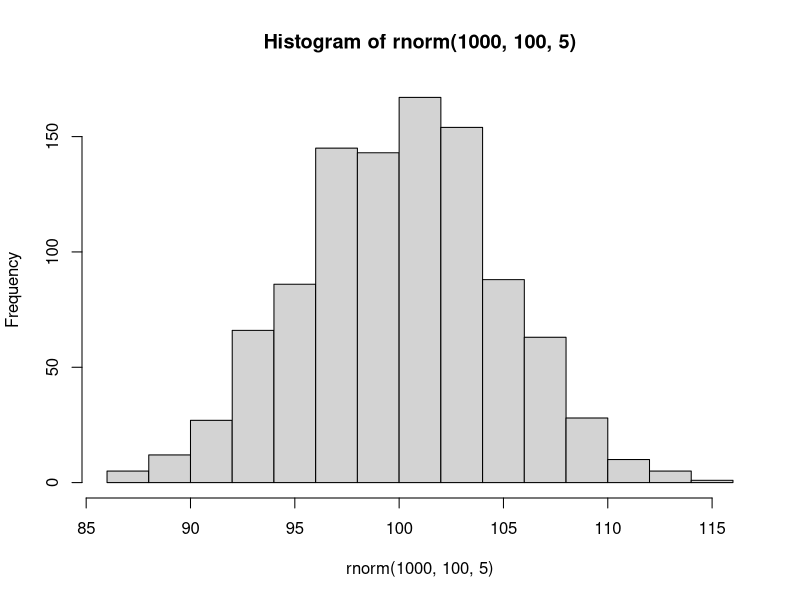
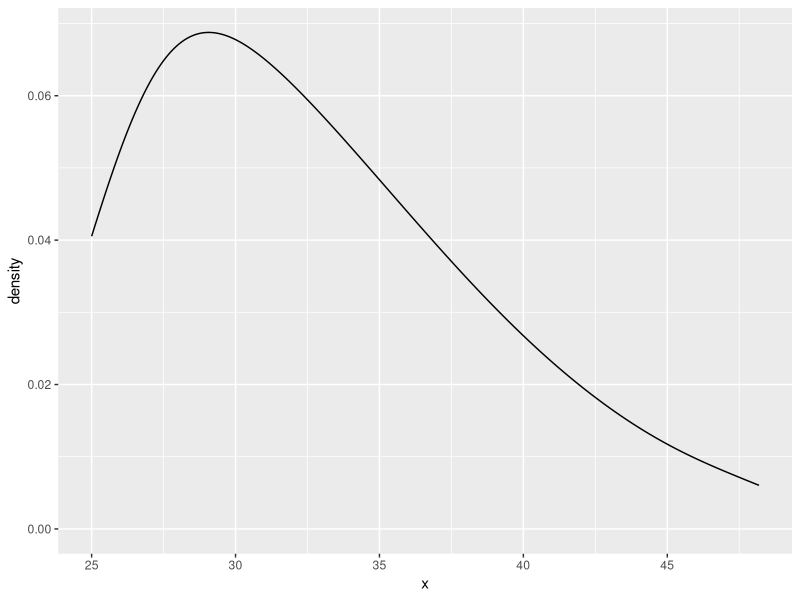
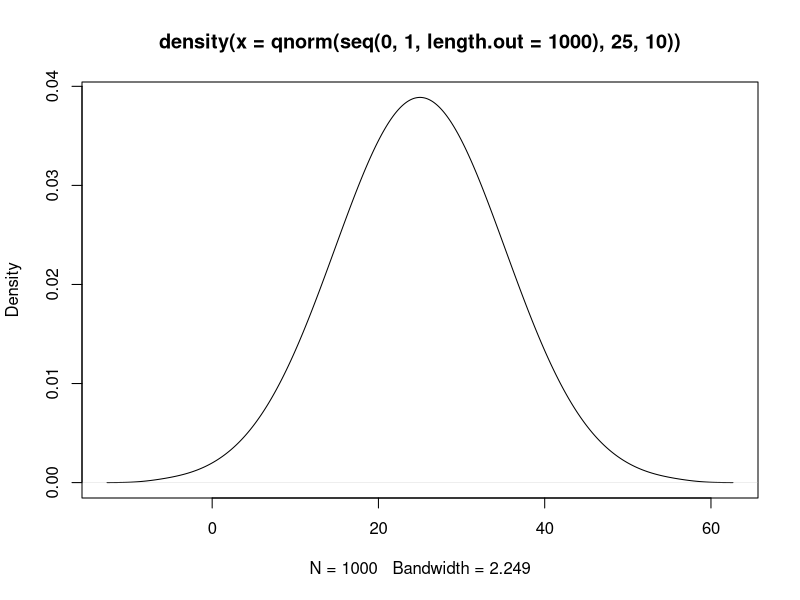
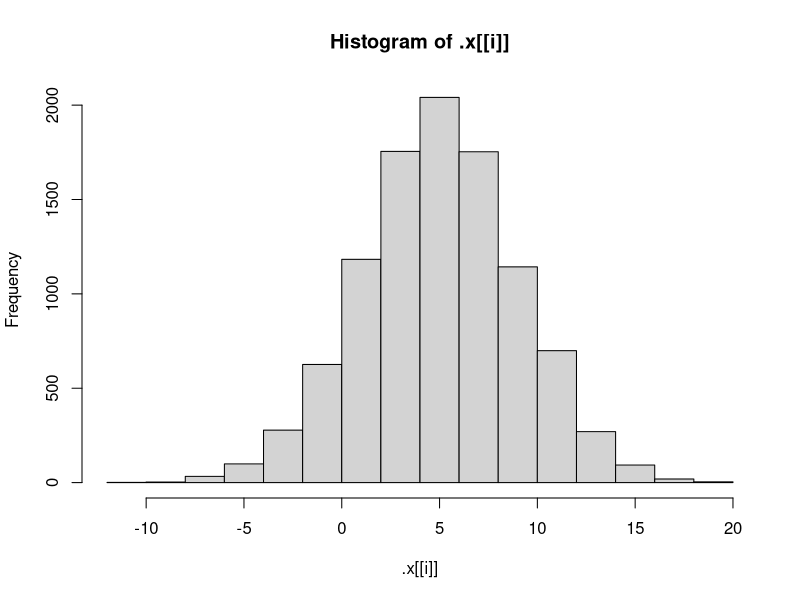
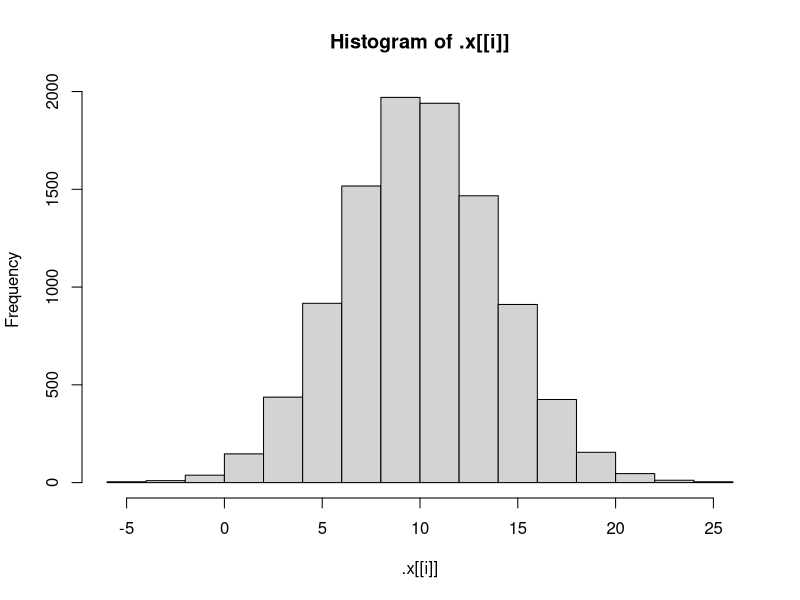
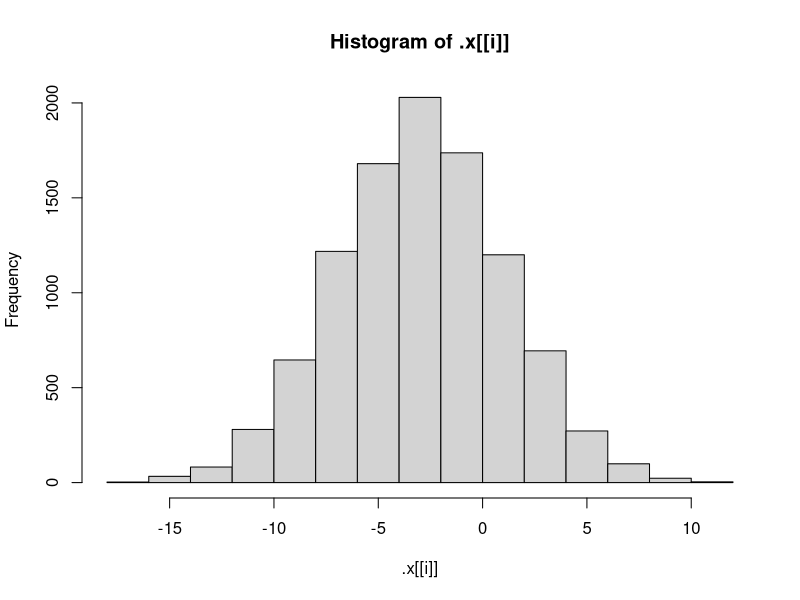
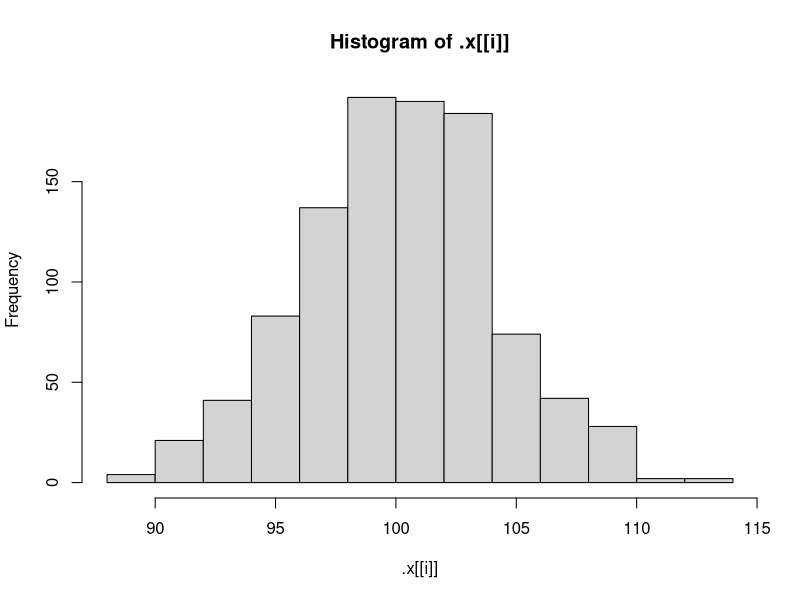
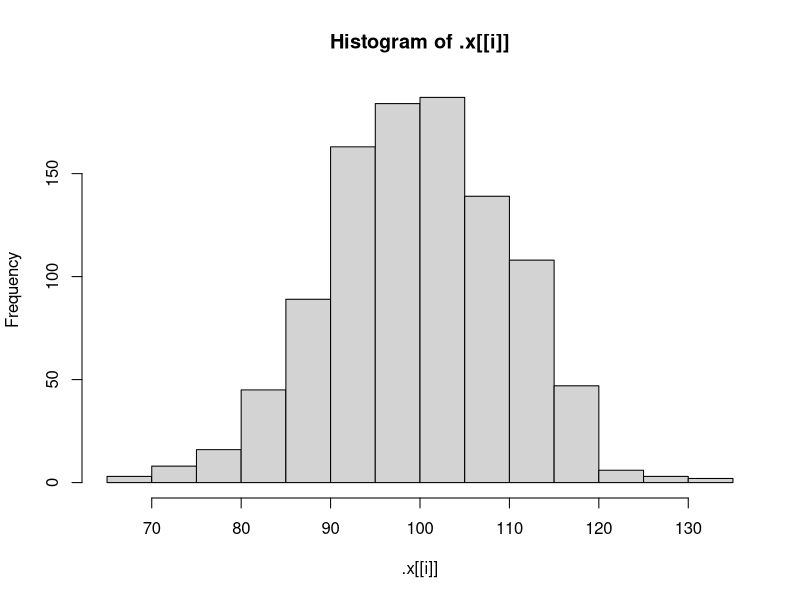

Source code (R) for these figures, in order:
###########################################################################
#                                                                         #
#                                 purrr                                   #
#                    En esta sección se hablara de la                     #
#                           programación funcional                        #
#                                                                         #
###########################################################################

library(tidyverse)

# map ---------------------------------------------------------------------
hist(rnorm(1000,100,5))

ggplot(tibble(x = qnorm(seq(0.5,1,length.out = 50),25,10)),aes(x = x)) +
  geom_density()

plot(density(qnorm(seq(0,1,length.out = 1000),25,10)))

mu <- list(5, 10, -3)
set.seed(12345)
mu %>% 
  map(rnorm, n = 10000, sd = 4) %>% 
  map(hist)

sigma <- list(4,10,1)
set.seed(12345)
sigma %>% 
  map(~rnorm(n = 1000,mean = 100, sd = .)) %>% 
  map(hist)

hist(rnorm(n = 10000, mean = 5,sd = 4))
hist(rnorm(n = 10000, mean = 10,sd = 4))
hist(rnorm(n = 10000, mean = -3,sd = 4))
hist(rnorm(n = 10000, mean = 30,sd = 4))
hist(rnorm(n = 10000, mean = 100,sd = 4))

for (i in 1:length(mu)) {
  hist(rnorm(n = 10000,mean = mu[[i]],sd = 4))
}

mtcars %>%
  split(.$cyl) %>% # from base R
  map(~ lm(mpg ~ wt + disp, data = .)) %>%
  map(summary) %>%
  map_dbl("r.squared")

# map2 --------------------------------------------------------------------
mu <- list(5, 10, -3)
sigma <- list(1, 5, 10)
map2(mu, sigma, rnorm, n = 1000) %>% 
  map(hist)

# pmap --------------------------------------------------------------------
mu <- list(5, 10, -3)
sigma <- list(1, 5, 10)
n <- list(10, 30, 50)
args1 <- list(n, mu, sigma)
args1 %>%
  pmap(rnorm)

map2_chr(mu,sigma,~paste("sigma = ",.y," y mu = ",.x))